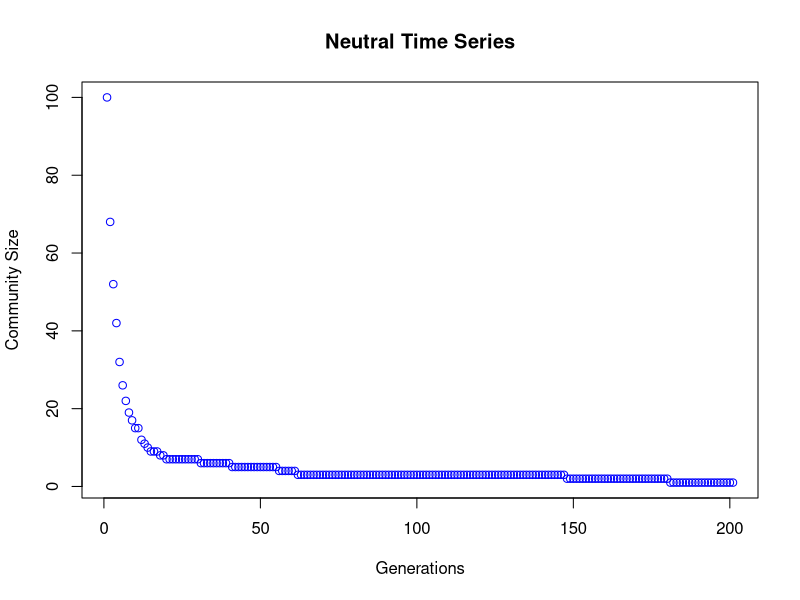
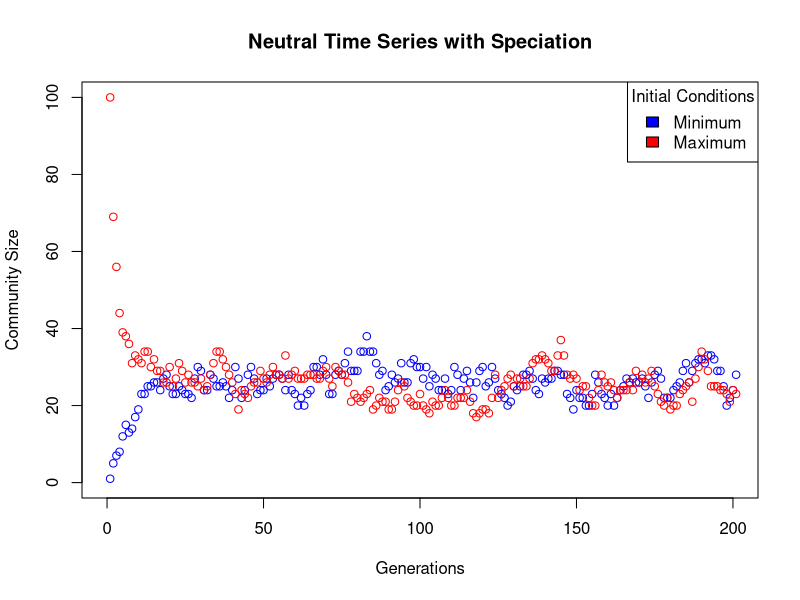
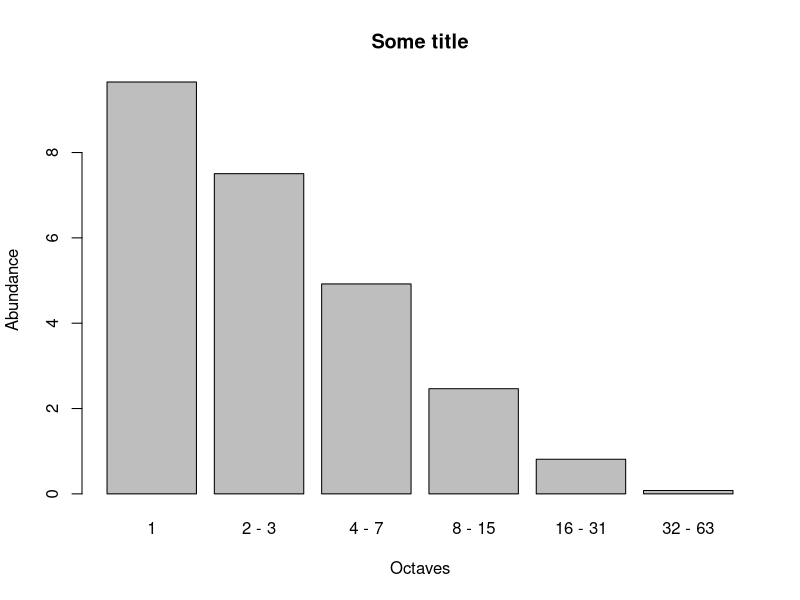

Source code (R) for these figures, in order:
##########################################
## High Performance Computing Exercises ##
##########################################

# Author: Hannah O'Sullivan
# Script: hjo17.R
# Date: November 18
# Version: 0.1

###############################
## Neutral Theory Simulation ##
###############################

# Store the state of simulated system as a vector of individuals called "Community".
# Each entry in the vector is a number that tells you the species of the individual
# in that position. 

#clear environment
rm(list = ls())

## Question 1

# Define function for species richness
species_richness <- function(community){
  return(length(unique(community)))
}

# Test community
c1 <- (c(1,4,4,5,1,6,1))
species_richness(c1)
#4 yay

## Question 2

# Write a function "initilaise_max(size)" to generate initial state for simulation community
# With maximum possible number of speces for community size given by input number "size"

# Define function to initialise maximum community size
initialise_max <- function(size){
  max_size = seq(from = 1, to = size, by = 1)
  return(max_size)
}

# test initialise max
initialise_max(16)

## Question 3

# Consider the effect of the initial condition
# Write another function "initialise_min(size)" to generate an alternative initial state
# with the minimum possible number of species
# (this is monodominance of one species with the total number of individuals given by input size).
# Returns a vector e.g. (1,1,1,1)

# Define function to initialise minimum community size
initialise_min <- function(size){
  min_size <- rep(1, size)
  return(min_size)
}

# Test initialise_min(size)
initialise_min(4)

## Question 4

# Write a function "choose_two(x)"
# First choose a random number according to a uniform distribution between 1 and x (inclusive of
# endpoints).
# Also choose a second random number betwee 1 and x (inclusive of endpoints). 
# The second number should not equal be to the first number!!!
# Returns a vector of length 2.

# Define function to choose two random numbers between 1 and x.
choose_two <- function(x){
  return(sample(x, 2, replace = FALSE))
}

# Test choose_two(x)
choose_two(4)

## Question 5

# Write a function "neutral_step(community)" to perform a single step of a simple neutral model.
# Without speciation on a community vector.
# Pick an individual to die and another to reproduce - fill the gap left by the death!
# They should not be the same individual (could be the same species)
# E.g. neutral_step(c(10,5,13))
# Returns a random community state such as {5 5 13}

# Define function
neutral_step <- function(community){
  choose <- choose_two(length(community))
  community[choose[1]] <- community[choose[2]]
  #fill_gap <- replace(community, choose, community[choose[2]])
  return(community)
}

# Test neutral_step(community)
neutral_step(c(10,5,13))

## Question 6

# Write a function "neutral_generation(community)" to simulate SEVERAL neutral steps on a community.
# For one generation.
# If the community consists of x individuals, x/2 individual neutral steps = complete generation.
# One generation is the time expected between birth and reproduction.

# E.g. With 10 individuals in a system, 5 neutral steps = 5 births and 5 deaths
# Returns a vector giving the state of the community after a generation has passed.

# Define function
neutral_generation <- function(community){
  generation <- ceiling(length(community)/2)
  for (i in 1:generation){
    community <- neutral_step(community)
  }
  
  return(community)
}

# Test neutral_generation(community)
neutral_generation(c(10,5,13))

## Question 7 

# Write a function "neutral_time_series(inital, duration)" for a neutral theory simulation
# to return a time series of species richness in the system.
# The function should have two inputs:
# INITIAL: The inital condition community vector (also determines simulation size).
# DURATION: The number of generations that you want to run the simulation for.

#Define function
neutral_time_series <- function(initial, duration){
  time_series <- rep.int(0, duration +1)
  time_series[1] <- species_richness(initial)
  for (i in 1:duration){
    initial <- neutral_generation(community = initial)
    time_series[(i + 1)] <- species_richness(initial)
  }
  
  return(time_series)
}

# Test function
neutral_time_series(initial = initialise_max(7), duration = 20)


## Question 8

# Plot a time series graph of the neutral model simulation
# Max diversity: 100 individuals
# Run for 200 generations


#run neutral time series for 100 individuals over 200 generations
plot_ts <- neutral_time_series(initial = initialise_max(100), duration = 200)

plot(plot_ts, 
     xlab = "Generations", ylab = "Community Size",
     main = "Neutral Time Series",
     col = "Blue")

# What state will the sustem always converge to if you wait long enough?
# Why is this?

## Question 9

# Write a new function "neutral_step_speciation(community, v)"
# Performs a step of a neutral model including speciation!
# In each time step, speciation will replace a dead individual with a new species
# (with a probability of v).
# Otherwise the dead individual is replaced with the offspring of another individual as
# before in "neutral_step".

# Leave speciation rate (v) as a parameter in the function. 
# Define function
neutral_step_speciation <- function(community, nu){
  choose <- choose_two(length(community))
  probability <- runif(1)
  if (probability <= nu){
    speciation <- max(community) +1
    community[choose[1]] <- speciation
    #print("speciation!")
  }
  else{
    community[choose[1]] <- community[choose[2]]
    #print("neutral step!")
    
  }
  
  return(community)
}

# Test function
neutral_step_speciation(c(4,7,13,8), 0.2)

## Question 10

# Make a new function "neutral_generation_speciation(community,nu)"
# This uses a neutral simulation with speciation but otherwise is the same as neutral
# generation.
# Advance by one generation according to the rules of the model.
# Inputs:
# INITAL: Inital community vector
# NU: Speciation rate

# Returns the state of the community at the end of the generation.

# Define function
neutral_generation_speciation <- function(community, nu){
  generation <- ceiling(length(community)/2)
  for (i in 1:generation){
    community <- neutral_step_speciation(community, nu)
  }
  
  return(community)
}

# Test function
neutral_generation_speciation(c(4,7,13,8), 0.2)

## Question 11

# Make a new function "neutral_time_series_speciation(community, nu, duration)"
# Uses neutral simulation with speciation but otherwise is the same as neutral
# time series.
# Inputs:
# INITAL: Inital community vector
# NU: Speciation rate
# DURATION: Number of generations

# Returns the state of the community at the last generation.

#Define function
neutral_time_series_speciation <- function(community, nu, duration){
  time_series <- rep.int(0, duration +1)
  time_series[1] <- species_richness(community)
  for (i in 1:duration){
    community <- neutral_generation_speciation(community, nu)
    time_series[(i + 1)] <- species_richness(community)
  }
  
  return(time_series)
}

# Test function
neutral_time_series_speciation(community = c1, nu = 0.2, duration = 20)

## Question 12

ntss_sim1 <- neutral_time_series_speciation(community = initialise_min(100), nu = 0.1, duration = 200)

ntss_sim2 <- neutral_time_series_speciation(community = initialise_max(100), nu = 0.1, duration = 200)

plot(ntss_sim1, 
     xlab = "Generations", ylab = "Community Size",
     xlim = c(0, 200), ylim = c(0, 100),
     main = "Neutral Time Series with Speciation",
     col = "Blue")
points(ntss_sim2, 
     col = "Red")
legend("topright", title="Initial Conditions",
       c("Minimum","Maximum"), fill = c("Blue", "Red"))

## Question 13

# Study the species abundance distribution of the neutral simulations.
# First write a function called "species_abundance" to get the abundances of all
# species in the system from an input of the community vector.

# E.g. species_abundance(c(1, 5, 3, 6, 5, 6, 1, 1))
# Returns 3 2 2 1 (in that order decreasing)

# Define function
species_abundance <- function(community){
  abundance <- table(community)
  abundance <- as.vector(abundance)
  sort(abundance, decreasing = TRUE)
  return(abundance)
}

# Test function
species_abundance(c(1, 5, 3, 6, 5, 6, 1, 1))
species_abundance(c(1,1,1,1,1,2,2,2,2,3,3,3,4,4,5))

## Questions 14

# Write a function "octaves" to bin the abundances of species into "octave classes"
# The first value of the returned vector will give the species with an abundance of 1.
# The second will give the numer of species with an abundance of 2, 3 etc.
# In general, the nth value will give 

#Define function
octaves <- function(abundance){
  abundance_log <- log2(abundance)
  floor_abundance <- floor(abundance_log) +1 # plus one because R does not index from 0
  bins <- tabulate(floor_abundance)
  return(bins)
}

# Test function
octaves(c(100,64,63,5,4,3,2,2,1,1,1,1))

## Question 15

# Write a function "sum_vect(x, y)" which accepts two vectors as inputs, x and y and
# returns their sums after fillinf whichever of the vectors is shorter with zeros.
# E.g. sum_vect(c(1,3), c(1,0,5,2))
# Returns 2,3,5,2

# Define function
sum_vect <- function(x,y){
  if (length(x) < length(y)) {
    xydif <- (length(y) - length(x))
    x <- append(x, rep.int(0, xydif), after = length(x))
  } else if (length(x) > length(y)){
    xydif <- (length(x) - length(y))
    y <- append(y, rep.int(0, xydif), after = length(y))
  }
  return(x + y)
}

# Test function
sum_vect(c(1,3,2,6,4), c(1,2,3))
sum_vect(c(1,2,3), c(1,3,2,6,4))
sum_vect(c(1,1,1,1,3,2,5,6,3), c(1,5,3))

## Question 16

# Run a neutral model simulation using the same parameters as Q12 for a "burn in"period
# of 200 generations.
# Next, record the species abundance octave vector.
# Then repeatedly continue the simulation from where you left off for 2000 generations,
# and record species abundance octave for ever 20 generations.

# Define function
question_16 <- function(){
  #define initial conditions for burn in
  community <- initialise_max(100)
  for(i in 1:200){
    community <- neutral_generation_speciation(community = community, nu = 0.1)
  }
    burn_abundance <- species_abundance(community)
    burn_bins <- octaves(burn_abundance)
    x <- c()
    bin_size <- c()
  for(j in 1:2000){
    community <- neutral_generation_speciation(community = community, nu = 0.1)
    if ((j %% 20) == 0) {
      abundance_20 <- species_abundance(community)
      bins_20 <- octaves(abundance_20)
      x <- sum_vect(x, bins_20)
      bin_size <- append(bin_size, length(bins_20))
    }
    
  }
    
  x <- (x/101)
  bin_names <- unlist(lapply(seq(1:max(bin_size)), function(n) paste(2^(n-1), "-", 2^n -1)))
  bin_names[1] <- "1"
  barplot(x, names.arg = bin_names,
          main = "Some title",
          xlab = "Octaves",
          ylab = "Abundance") 
  return(x)
}

# Test function
question_16()

## REMEMBER TO DO EXTRA CREDITS



